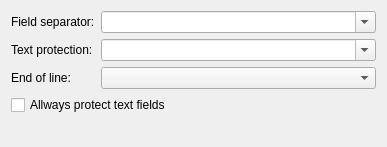
<?xml version="1.0" encoding="UTF-8"?>
<ui version="4.0">
 <class>mdtCsvGeneratorSettingsWidget</class>
 <widget class="QWidget" name="mdtCsvGeneratorSettingsWidget">
  <property name="geometry">
   <rect>
    <x>0</x>
    <y>0</y>
    <width>387</width>
    <height>147</height>
   </rect>
  </property>
  <property name="windowTitle">
   <string>Form</string>
  </property>
  <layout class="QVBoxLayout" name="verticalLayout">
   <item>
    <layout class="QFormLayout" name="formLayout">
     <item row="0" column="0">
      <widget class="QLabel" name="lbFieldSeparator">
       <property name="text">
        <string>Field separator:</string>
       </property>
      </widget>
     </item>
     <item row="0" column="1">
      <widget class="QComboBox" name="cbFieldSeparator">
       <property name="editable">
        <bool>true</bool>
       </property>
      </widget>
     </item>
     <item row="1" column="0">
      <widget class="QLabel" name="lbFieldProtection">
       <property name="text">
        <string>Text protection:</string>
       </property>
      </widget>
     </item>
     <item row="1" column="1">
      <widget class="QComboBox" name="cbFieldProtection">
       <property name="editable">
        <bool>true</bool>
       </property>
      </widget>
     </item>
     <item row="2" column="0">
      <widget class="QLabel" name="lbEol">
       <property name="text">
        <string>End of line:</string>
       </property>
      </widget>
     </item>
     <item row="2" column="1">
      <widget class="QComboBox" name="cbEol">
       <property name="editable">
        <bool>false</bool>
       </property>
      </widget>
     </item>
    </layout>
   </item>
   <item>
    <widget class="QCheckBox" name="cballwaysProtectTextFields">
     <property name="toolTip">
      <string>&lt;html&gt;&lt;head/&gt;&lt;body&gt;&lt;p&gt;If not set, text fields will only be protected if needed (for example, if a field separator is contained in the text).&lt;/p&gt;&lt;p&gt;If set, text fields are allways protected, witch can grow the size of generated CSV.&lt;/p&gt;&lt;/body&gt;&lt;/html&gt;</string>
     </property>
     <property name="text">
      <string>Allways protect text fields</string>
     </property>
    </widget>
   </item>
   <item>
    <spacer name="verticalSpacer">
     <property name="orientation">
      <enum>Qt::Vertical</enum>
     </property>
     <property name="sizeHint" stdset="0">
      <size>
       <width>20</width>
       <height>40</height>
      </size>
     </property>
    </spacer>
   </item>
  </layout>
 </widget>
 <resources/>
 <connections/>
</ui>
